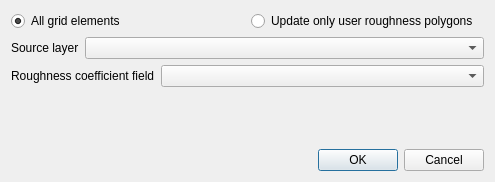
<?xml version="1.0" encoding="UTF-8"?>
<ui version="4.0">
 <class>Dialog</class>
 <widget class="QDialog" name="Dialog">
  <property name="geometry">
   <rect>
    <x>0</x>
    <y>0</y>
    <width>495</width>
    <height>182</height>
   </rect>
  </property>
  <property name="windowTitle">
   <string>Roughness Coefficient Sampling</string>
  </property>
  <layout class="QGridLayout" name="gridLayout">
   <item row="2" column="0">
    <spacer name="verticalSpacer">
     <property name="orientation">
      <enum>Qt::Vertical</enum>
     </property>
     <property name="sizeHint" stdset="0">
      <size>
       <width>20</width>
       <height>40</height>
      </size>
     </property>
    </spacer>
   </item>
   <item row="3" column="0">
    <widget class="QDialogButtonBox" name="buttonBox">
     <property name="orientation">
      <enum>Qt::Horizontal</enum>
     </property>
     <property name="standardButtons">
      <set>QDialogButtonBox::Cancel|QDialogButtonBox::Ok</set>
     </property>
    </widget>
   </item>
   <item row="0" column="0">
    <layout class="QHBoxLayout" name="horizontalLayout_4">
     <property name="bottomMargin">
      <number>0</number>
     </property>
     <item>
      <widget class="QRadioButton" name="allGridElemsRadio">
       <property name="text">
        <string>All grid elements</string>
       </property>
       <property name="checked">
        <bool>true</bool>
       </property>
      </widget>
     </item>
     <item>
      <widget class="QRadioButton" name="userPolygonsRadio">
       <property name="text">
        <string>Update only user roughness polygons</string>
       </property>
      </widget>
     </item>
    </layout>
   </item>
   <item row="1" column="0">
    <widget class="QFrame" name="allGridElemsFrame">
     <property name="frameShape">
      <enum>QFrame::NoFrame</enum>
     </property>
     <property name="frameShadow">
      <enum>QFrame::Plain</enum>
     </property>
     <layout class="QVBoxLayout" name="verticalLayout">
      <property name="margin">
       <number>0</number>
      </property>
      <item>
       <layout class="QHBoxLayout" name="horizontalLayout">
        <item>
         <widget class="QLabel" name="label">
          <property name="text">
           <string>Source layer</string>
          </property>
         </widget>
        </item>
        <item>
         <widget class="QComboBox" name="srcLayerCbo">
          <property name="sizePolicy">
           <sizepolicy hsizetype="MinimumExpanding" vsizetype="Fixed">
            <horstretch>0</horstretch>
            <verstretch>0</verstretch>
           </sizepolicy>
          </property>
         </widget>
        </item>
       </layout>
      </item>
      <item>
       <layout class="QHBoxLayout" name="horizontalLayout_3">
        <property name="bottomMargin">
         <number>0</number>
        </property>
        <item>
         <widget class="QLabel" name="label_3">
          <property name="text">
           <string>Roughness coefficient field</string>
          </property>
         </widget>
        </item>
        <item>
         <widget class="QgsFieldComboBox" name="srcFieldCbo">
          <property name="sizePolicy">
           <sizepolicy hsizetype="MinimumExpanding" vsizetype="Fixed">
            <horstretch>0</horstretch>
            <verstretch>0</verstretch>
           </sizepolicy>
          </property>
         </widget>
        </item>
       </layout>
      </item>
     </layout>
    </widget>
   </item>
  </layout>
 </widget>
 <customwidgets>
  <customwidget>
   <class>QgsFieldComboBox</class>
   <extends>QComboBox</extends>
   <header>qgis.gui</header>
  </customwidget>
 </customwidgets>
 <resources/>
 <connections>
  <connection>
   <sender>buttonBox</sender>
   <signal>accepted()</signal>
   <receiver>Dialog</receiver>
   <slot>accept()</slot>
   <hints>
    <hint type="sourcelabel">
     <x>248</x>
     <y>254</y>
    </hint>
    <hint type="destinationlabel">
     <x>157</x>
     <y>274</y>
    </hint>
   </hints>
  </connection>
  <connection>
   <sender>buttonBox</sender>
   <signal>rejected()</signal>
   <receiver>Dialog</receiver>
   <slot>reject()</slot>
   <hints>
    <hint type="sourcelabel">
     <x>316</x>
     <y>260</y>
    </hint>
    <hint type="destinationlabel">
     <x>286</x>
     <y>274</y>
    </hint>
   </hints>
  </connection>
 </connections>
</ui>
